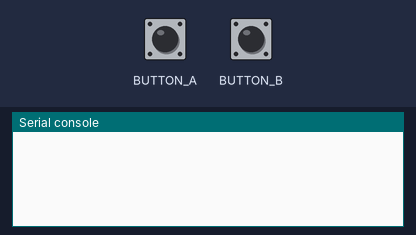
Simulated run of this program. Board: Circuit Playground running CircuitPython. Parts: the last lines printed to the serial console. The test bench sets the inputs (shaded band). Random numbers come from a fixed seed.

Above: at 1.2 s.
1.3 s: button A pressed for 0.15 s
At 2.2 s:
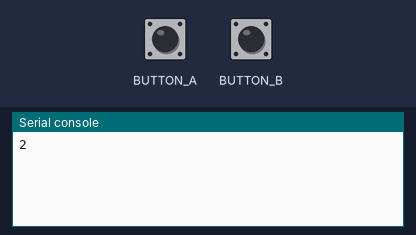
2.9 s: button B pressed for 0.15 s
At 3.4 s:
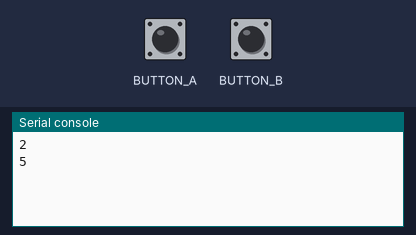
4.5 s: button A pressed for 1 s
At 6.2 s:
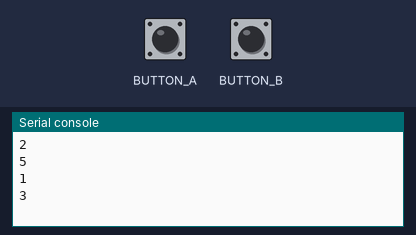
7.0 s: button B pressed for 1 s
At 8.1 s:
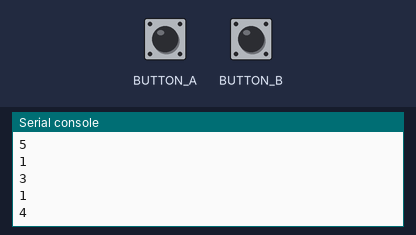
Timing chart, 0 to 10.0 s (numbered marks = the images above; inputs shaded):
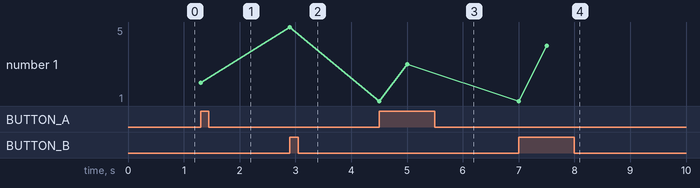

The program:

random_demo.py
```python
# (licence header left out)
import time
import random
from adafruit_circuitplayground.express import cpx

# Loop forever
while True:
    # Wait for button press
    while not cpx.button_a and not cpx.button_b:
        # Do nothing
        pass

    # Print a random number
    print(random.randrange(1,7))

    # Debounce delay
    time.sleep(0.5)
```

Measured:
- after the input at 1.3 s, the serial console: prints a new line at once (image 1)
- after the input at 2.9 s, the serial console: prints a new line at once (image 2)
- after the input at 4.5 s, the serial console: prints a new line at once (image 3)
- after the input at 7.0 s, the serial console: prints a new line after 0.50 s (image 4)
- plotted number 1: 2 → 5 after the input at 2.9 s, 5 → 3 after the input at 4.5 s, 3 → 4 after the input at 7.0 s
